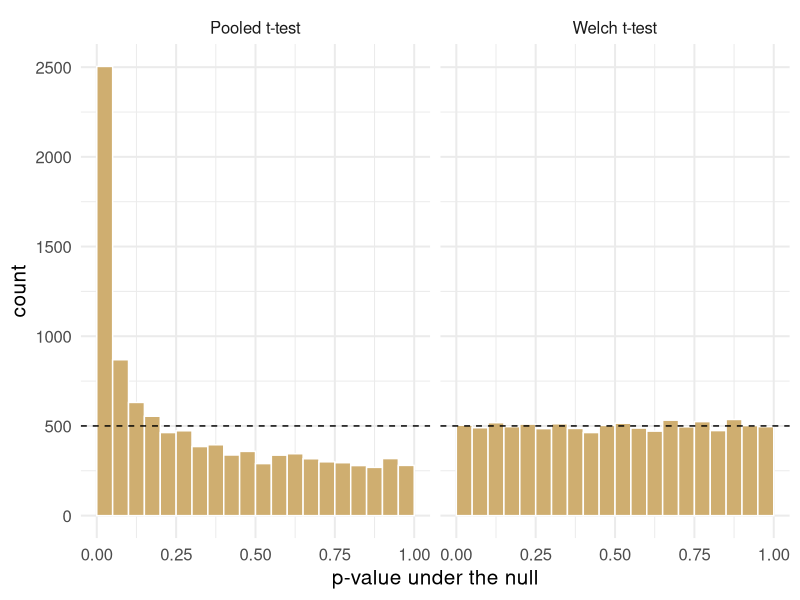
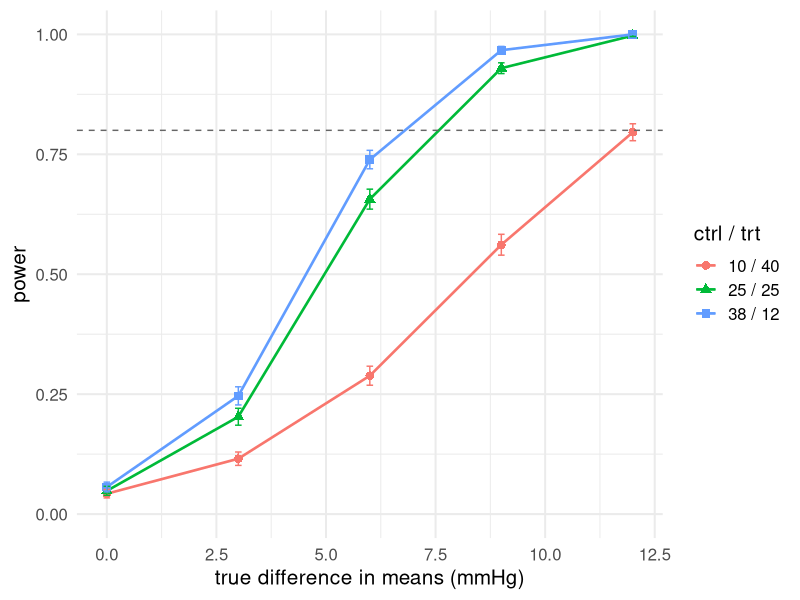
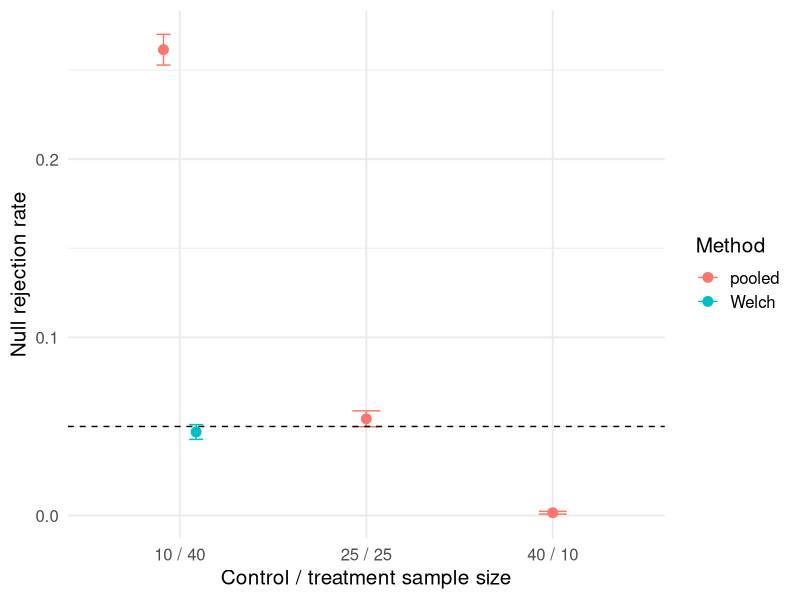

Generate these figures, in order, with R:
## ---- chunk 1
#| label: setup
#| include: false
library(dplyr)
library(ggplot2)
library(knitr)

# Synthetic teaching data for BIOS 6301. Not real patients.
set.seed(6301)
n <- 60
trial <- data.frame(
  id        = sprintf("P%03d", 1:n),
  arm       = rep(c("Placebo", "Treatment"), each = n / 2),
  site      = sample(1:4, n, replace = TRUE),
  age       = round(rnorm(n, 61, 9)),
  sex       = sample(c("F", "M"), n, replace = TRUE),
  weight_kg = round(rnorm(n, 82, 15), 1),
  sbp_0     = round(rnorm(n, 148, 14)),
  stringsAsFactors = FALSE
)
trial$sbp_12 <- round(trial$sbp_0 -
  ifelse(trial$arm == "Treatment", rnorm(n, 14, 8), rnorm(n, 3, 8)))

theme_set(theme_minimal(base_size = 15))
## ---- chunk 2
#| label: rng-introduction
set.seed(42)
rnorm(3, mean = 120, sd = 10)  # simulate 3 blood pressures
## ---- chunk 3
#| label: seed-demo
set.seed(42)
rnorm(3)

set.seed(42)
rnorm(3)
## ---- chunk 4
#| label: seed-demo-2
set.seed(42)
rnorm(3)
rnorm(3)
## ---- chunk 5
#| label: random-seed-original
set.seed(42)
round(rnorm(3), 3)
round(rnorm(3), 3)
## ---- chunk 6
#| label: random-seed-inserted
set.seed(42)
round(rnorm(3), 3)
unused <- runif(1)  # moves the bookmark
round(rnorm(3), 3)
## ---- chunk 7
#| label: seed-result-original
set.seed(99)
round(rnorm(3), 3)
## ---- chunk 8
#| label: seed-result-protected
unused <- runif(100)
set.seed(99)  # reset just before this result
round(rnorm(3), 3)
## ---- chunk 9
#| label: sample-demo
set.seed(13)
sample(5)                              # a permutation of 1:5
sample(trial$id, 4)                    # 4 patients, no repeats
sample(c("A", "B"), 8, replace = TRUE) # allocation, with replacement
## ---- chunk 10
#| label: sample-trap
set.seed(13)
sites <- c(7)          # one site left after exclusions
sample(sites)          # you wanted 7
## ---- chunk 11
#| label: sample-safe
# The idiom from ?sample. Correct for every length, including 0 and 1.
resample <- function(x, ...) x[sample.int(length(x), ...)]
set.seed(13)
resample(sites)
## ---- chunk 12
#| label: r-funs
set.seed(13)
round(rnorm(3, mean = 148, sd = 14), 1)  # n, then the parameters
round(runif(3, min = 0, max = 1), 3)
rbinom(3, size = 1, prob = 0.3)          # 3 coin flips
rbinom(3, size = 10, prob = 0.3)         # 3 counts out of 10
## ---- chunk 13
#| label: r-vectorised
set.seed(13)
round(rnorm(6, mean = rep(c(148, 134), each = 3), sd = 14))
## ---- chunk 14
set.seed(1425)
reduction <- rnorm(n = 5, mean = 6, sd = 4)
round(reduction, 1)
## ---- chunk 15
#| label: sim-one
# One SBP trial: y is baseline minus 12-week SBP (mmHg).
# Assumptions: independent patients, normal reductions within each arm.
simulate_trial <- function(n_ctrl, n_trt, sd_ctrl, sd_trt, delta = 0) {
  stopifnot(n_ctrl >= 2, n_trt >= 2, sd_ctrl > 0, sd_trt > 0)
  data.frame(
    arm = rep(c("ctrl", "trt"), c(n_ctrl, n_trt)),
    y   = c(rnorm(n_ctrl, mean = 0,     sd = sd_ctrl),
            rnorm(n_trt,  mean = delta, sd = sd_trt))
  )
}

set.seed(6301)
head(simulate_trial(3, 3, 12, 4, delta = 8), 3)
## ---- chunk 16
analyse_trial <- function(data, pooled = FALSE) {
  x <- data$y[data$arm == "trt"]
  y <- data$y[data$arm == "ctrl"]
  fit <- t.test(x, y, var.equal = pooled)
  c(est = mean(x) - mean(y), se = fit$stderr,
    p = fit$p.value, lo = fit$conf.int[1], hi = fit$conf.int[2])
}
set.seed(6301)
round(analyse_trial(simulate_trial(20, 20, 12, 4, delta = 8)), 3)
## ---- chunk 17
set.seed(1401)
one_data <- simulate_trial(10, 40, 12, 4, delta = 0)
one_pair <- rbind(Welch = analyse_trial(one_data, FALSE),
                 pooled = analyse_trial(one_data, TRUE))
round(one_pair, 3)
stopifnot(one_pair["Welch", "est"] == one_pair["pooled", "est"])
## ---- chunk 18
#| label: replicate-demo
run_scenario <- function(n_sim, n_ctrl, n_trt, sd_ctrl, sd_trt,
                         delta = 0, pooled = TRUE) {
  out <- replicate(n_sim, {
    d <- simulate_trial(n_ctrl, n_trt, sd_ctrl, sd_trt, delta)
    analyse_trial(d, pooled = pooled)
  })
  as.data.frame(t(out))          # n_sim rows, one per replicate
}

set.seed(6301)
demo <- run_scenario(5, 20, 20, 12, 4, delta = 8)
round(demo, 3)
## ---- chunk 19
#| label: tidy-results
set.seed(6301)
res <- run_scenario(200, 10, 40, 12, 4, delta = 0, pooled = TRUE)
res$n_ctrl <- 10; res$n_trt <- 40; res$method <- "pooled"

res |>
  group_by(method) |>
  summarise(reject = mean(p < 0.05), bias = mean(est), emp_se = sd(est))
## ---- chunk 20
#| label: grid
grid <- expand.grid(
  alloc  = c("25 / 25", "10 / 40", "40 / 10"),
  method = c("pooled", "welch"),
  delta  = c(0, 6),
  stringsAsFactors = FALSE
)
nrow(grid)
head(grid, 3)
## ---- chunk 21
#| label: seed-bug
simulate_bad <- function(n_ctrl, n_trt, sd_ctrl, sd_trt, delta = 0) {
  set.seed(6301)                       # <- the bug
  data.frame(
    arm = rep(c("ctrl", "trt"), c(n_ctrl, n_trt)),
    y   = c(rnorm(n_ctrl, 0, sd_ctrl), rnorm(n_trt, delta, sd_trt))
  )
}

bad <- as.data.frame(t(replicate(500, analyse_trial(simulate_bad(25, 25, 12, 4)))))
c(reject = mean(bad$p < 0.05), bias = mean(bad$est), emp_se = sd(bad$est))
## ---- chunk 22
#| label: dgm-check
set.seed(6301)
check <- simulate_trial(1e6, 1e6, 12, 4, delta = 8)
stopifnot(
  abs(mean(check$y[check$arm == "trt"]) - 8) < 0.05,
  abs(sd(check$y[check$arm == "ctrl"]) - 12) < 0.05
)
"DGM checks passed"
## ---- chunk 23
analyse_checked <- function(data, pooled = FALSE) {
  tryCatch({
    value <- analyse_trial(data, pooled)
    if (any(!is.finite(value))) stop("nonfinite result")
    list(value = value, error = NA_character_)
  }, error = function(e) list(value = NULL, error = conditionMessage(e)))
}
bad_data <- data.frame(arm = rep(c("ctrl", "trt"), each = 3), y = 1)
analyse_checked(bad_data)$error
## ---- chunk 24
#| label: mcse
p_hat <- 52 / 1000
n_sim <- 1000
mcse <- sqrt(p_hat * (1 - p_hat) / n_sim)
round(100 * c(rate = p_hat, MCSE = mcse,
              lower = p_hat - 1.96 * mcse,
              upper = p_hat + 1.96 * mcse), 2)
## ---- chunk 25
set.seed(1402)
check_ci <- run_scenario(1000, 10, 40, 12, 4, delta = 6, pooled = FALSE)
covered <- check_ci$lo <= 6 & 6 <= check_ci$hi
c(bias = mean(check_ci$est) - 6,
  empirical_se = sd(check_ci$est), mean_model_se = mean(check_ci$se),
  coverage = mean(covered), width = mean(check_ci$hi - check_ci$lo),
  coverage_mcse = sqrt(mean(covered) * (1 - mean(covered)) / nrow(check_ci)))
## ---- chunk 26
error <- check_ci$est - 6
c(bias = mean(error), rmse = sqrt(mean(error^2)),
  mcse_bias = sd(error) / sqrt(length(error)))
## ---- chunk 27
binom.test(0, 1000)$conf.int
## ---- chunk 28
target <- 0.005
ceiling(c(near_null = 0.05 * 0.95, worst_case = 0.25) / target^2)
## ---- chunk 29
#| label: type1-run
n_sim <- 10000
set.seed(6301)

scenarios <- list(
  list(lab = "25 / 25", nc = 25, nt = 25, pooled = TRUE),
  list(lab = "10 / 40", nc = 10, nt = 40, pooled = TRUE),
  list(lab = "40 / 10", nc = 40, nt = 10, pooled = TRUE),
  list(lab = "10 / 40", nc = 10, nt = 40, pooled = FALSE)
)

type1 <- do.call(rbind, lapply(scenarios, function(s) {
  r <- run_scenario(n_sim, s$nc, s$nt, sd_ctrl = 12, sd_trt = 4,
                    delta = 0, pooled = s$pooled)
  data.frame(alloc = s$lab, method = ifelse(s$pooled, "pooled", "Welch"),
             reject = mean(r$p < 0.05), bias = mean(r$est), emp_se = sd(r$est))
}))
type1$mcse <- sqrt(type1$reject * (1 - type1$reject) / n_sim)
## ---- chunk 30
#| label: type1-table
#| echo: false
type1 |>
  transmute(
    Allocation = alloc, Method = method,
    `Rejection rate` = sprintf("%.4f", reject),
    `MC SE` = sprintf("%.4f", mcse),
    Bias = sprintf("%+.3f", bias),
    `Emp. SE` = sprintf("%.2f", emp_se)
  ) |>
  kable(align = "llrrrr")
## ---- chunk 31
#| label: fig-pvals
#| echo: false
#| fig-width: 9.5
#| fig-height: 3.4
#| fig-cap: "Null p-values, 10,000 replicates, n = 10 / 40, sd = 12 / 4."
set.seed(97)
pv <- rbind(
  data.frame(method = "Pooled t-test",
             p = run_scenario(10000, 10, 40, 12, 4, 0, TRUE)$p),
  data.frame(method = "Welch t-test",
             p = run_scenario(10000, 10, 40, 12, 4, 0, FALSE)$p)
)
ggplot(pv, aes(p)) +
  geom_histogram(breaks = seq(0, 1, 0.05), fill = "#CFAE70", colour = "white") +
  geom_hline(yintercept = 500, linetype = 2) +
  facet_wrap(~method) +
  labs(x = "p-value under the null", y = "count")
## ---- chunk 32
#| label: fig-power
#| echo: false
#| fig-width: 9
#| fig-height: 3.6
#| fig-cap: "Welch power. Total N = 50 in every scenario. sd = 12 (ctrl) / 4 (trt)."
set.seed(555)
alloc <- data.frame(lab = c("10 / 40", "25 / 25", "38 / 12"),
                    nc = c(10, 25, 38), nt = c(40, 25, 12))
pw_grid <- expand.grid(i = 1:3, delta = c(0, 3, 6, 9, 12))
pw <- do.call(rbind, lapply(seq_len(nrow(pw_grid)), function(k) {
  i <- pw_grid$i[k]
  r <- run_scenario(2000, alloc$nc[i], alloc$nt[i], 12, 4,
                    delta = pw_grid$delta[k], pooled = FALSE)
  data.frame(alloc = alloc$lab[i], delta = pw_grid$delta[k],
             power = mean(r$p < 0.05),
             mcse = sqrt(mean(r$p < 0.05) * (1 - mean(r$p < 0.05)) / nrow(r)))
}))
ggplot(pw, aes(delta, power, colour = alloc, shape = alloc)) +
  geom_line(linewidth = 0.9) + geom_point(size = 2.6) +
  geom_errorbar(aes(ymin = pmax(0, power - 1.96 * mcse),
                    ymax = pmin(1, power + 1.96 * mcse)), width = .15) +
  geom_hline(yintercept = 0.8, linetype = 2, colour = "grey40") +
  scale_y_continuous(limits = c(0, 1)) +
  labs(x = "true difference in means (mmHg)", y = "power",
       colour = "ctrl / trt", shape = "ctrl / trt")
## ---- chunk 33
design <- expand.grid(n_ctrl = c(10, 30), n_trt = c(10, 30),
                      delta = c(0, 6), dgm = c("normal", "skewed"),
                      stringsAsFactors = FALSE)
nrow(design)
head(design, 4)
## ---- chunk 34
draw_error <- function(n, target_sd, dgm = "normal") {
  if (dgm == "normal") return(rnorm(n, 0, target_sd))
  if (dgm != "skewed") stop("unknown dgm")
  a <- 0.7
  mu <- exp(a^2 / 2)
  sigma <- sqrt((exp(a^2) - 1) * exp(a^2))
  target_sd * (rlnorm(n, 0, a) - mu) / sigma
}
## ---- chunk 35
simulate_dgm <- function(n_ctrl, n_trt, sd_ctrl, sd_trt,
                         delta = 0, dgm = "normal") {
  data.frame(arm = rep(c("ctrl", "trt"), c(n_ctrl, n_trt)),
    y = c(draw_error(n_ctrl, sd_ctrl, dgm),
          delta + draw_error(n_trt, sd_trt, dgm)))
}
set.seed(1403)
head(simulate_dgm(10, 40, 12, 4, 6, "skewed"), 3)
## ---- chunk 36
#| echo: false
#| fig-width: 9
#| fig-height: 3.7
ggplot(type1, aes(alloc, reject, colour = method)) +
  geom_point(position = position_dodge(width = .35), size = 3) +
  geom_errorbar(aes(ymin = pmax(0, reject - 1.96 * mcse),
                    ymax = pmin(1, reject + 1.96 * mcse)),
                position = position_dodge(width = .35), width = .15) +
  geom_hline(yintercept = .05, linetype = 2) +
  labs(x = "Control / treatment sample size", y = "Null rejection rate",
       colour = "Method")
